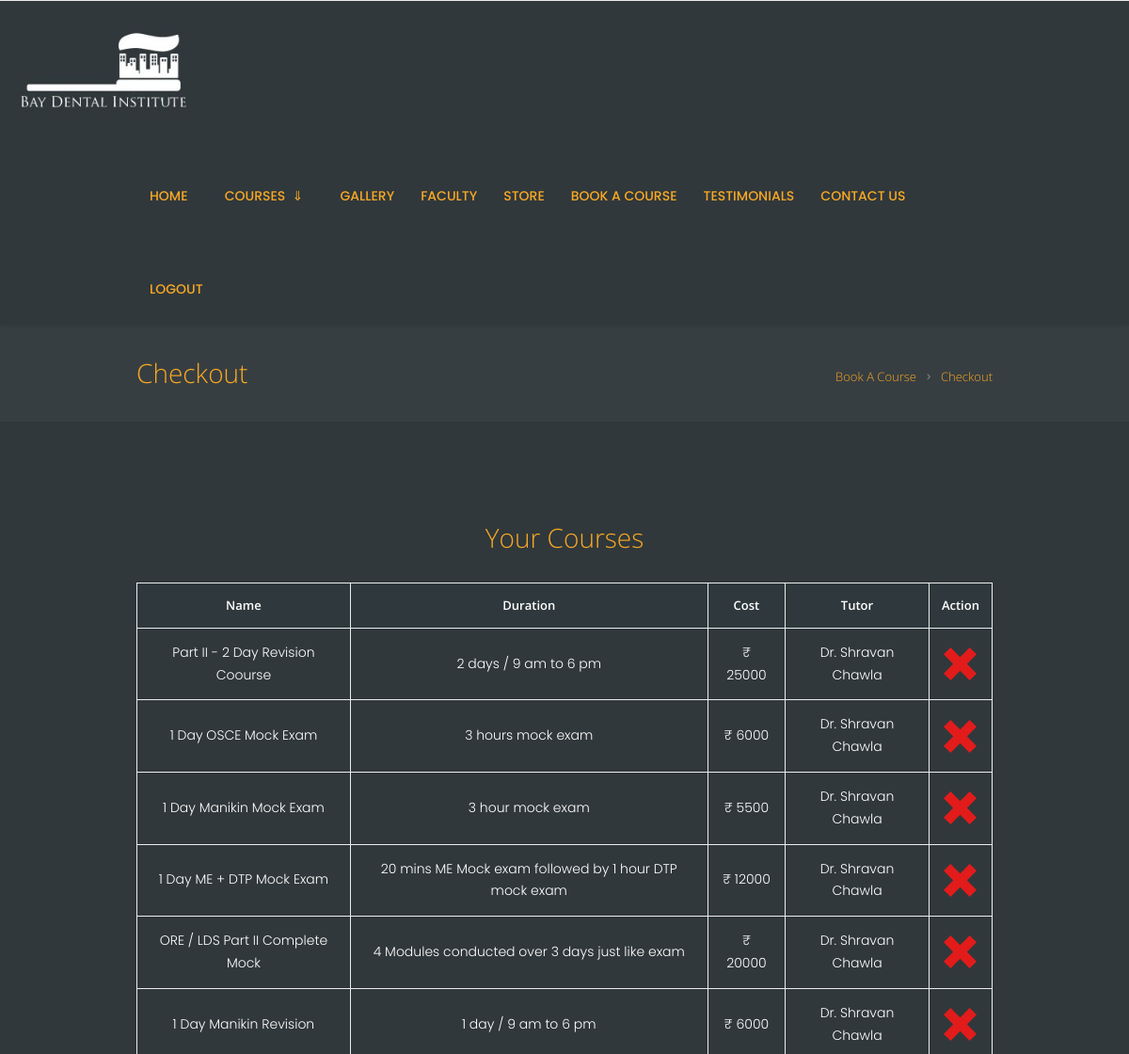
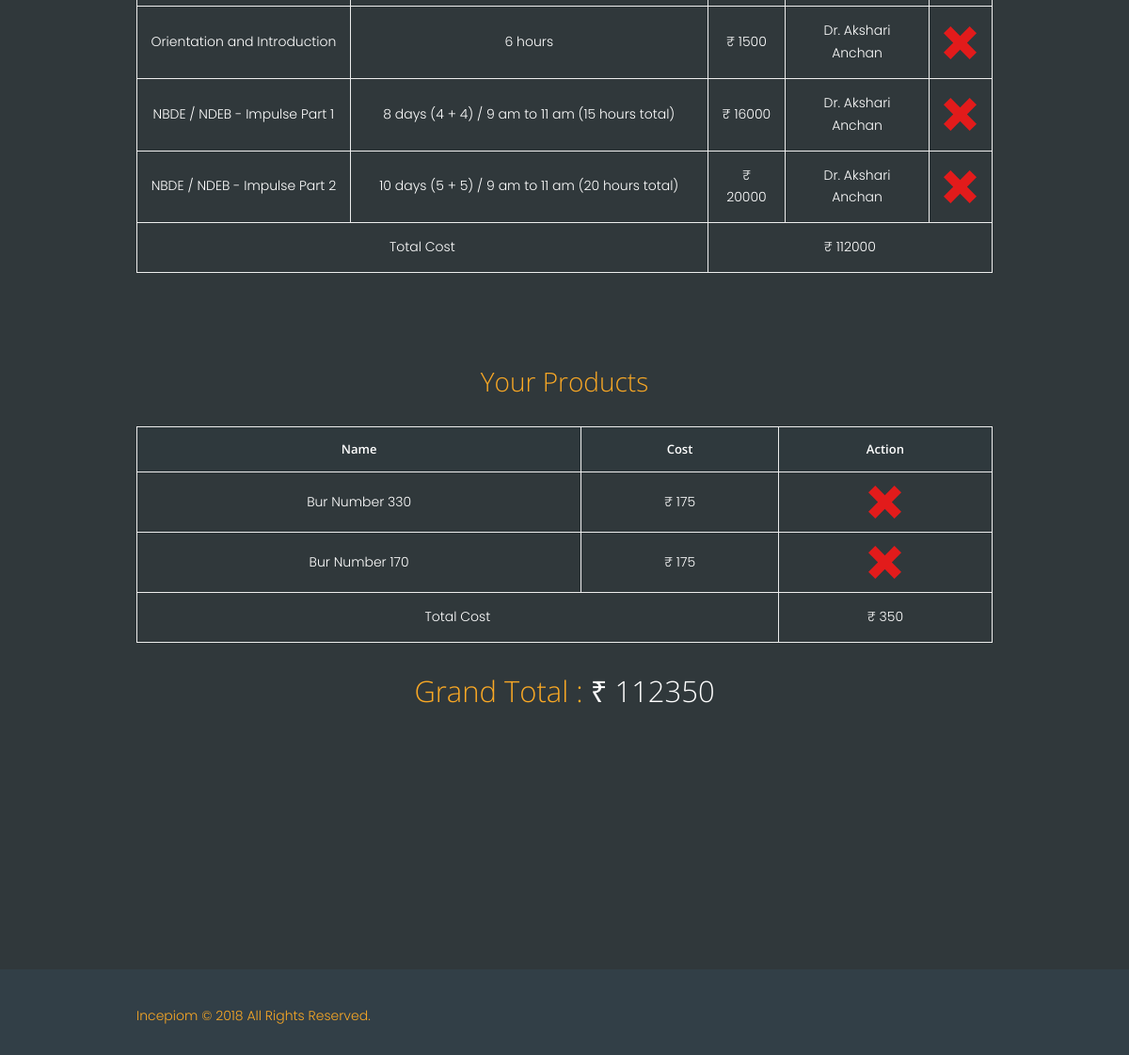
Page /checkout.php (signed in) on the earlier database version (2 pictures, top to bottom).
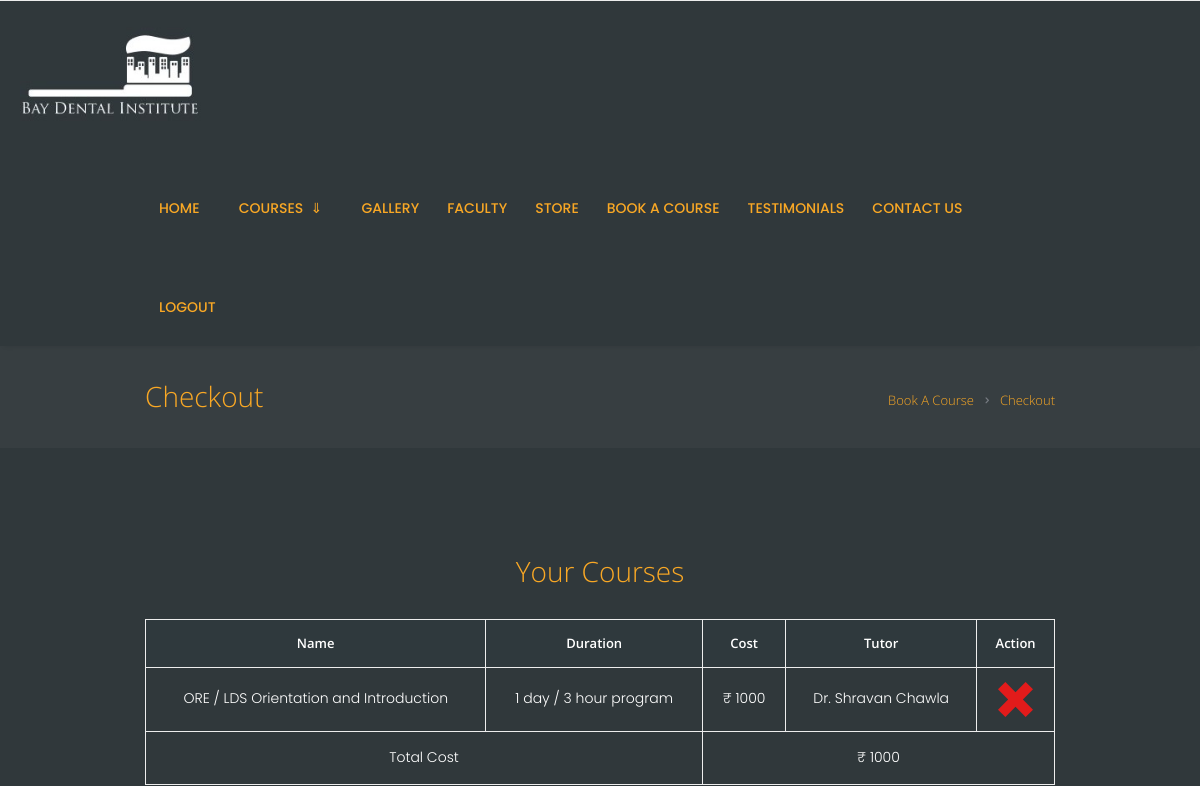
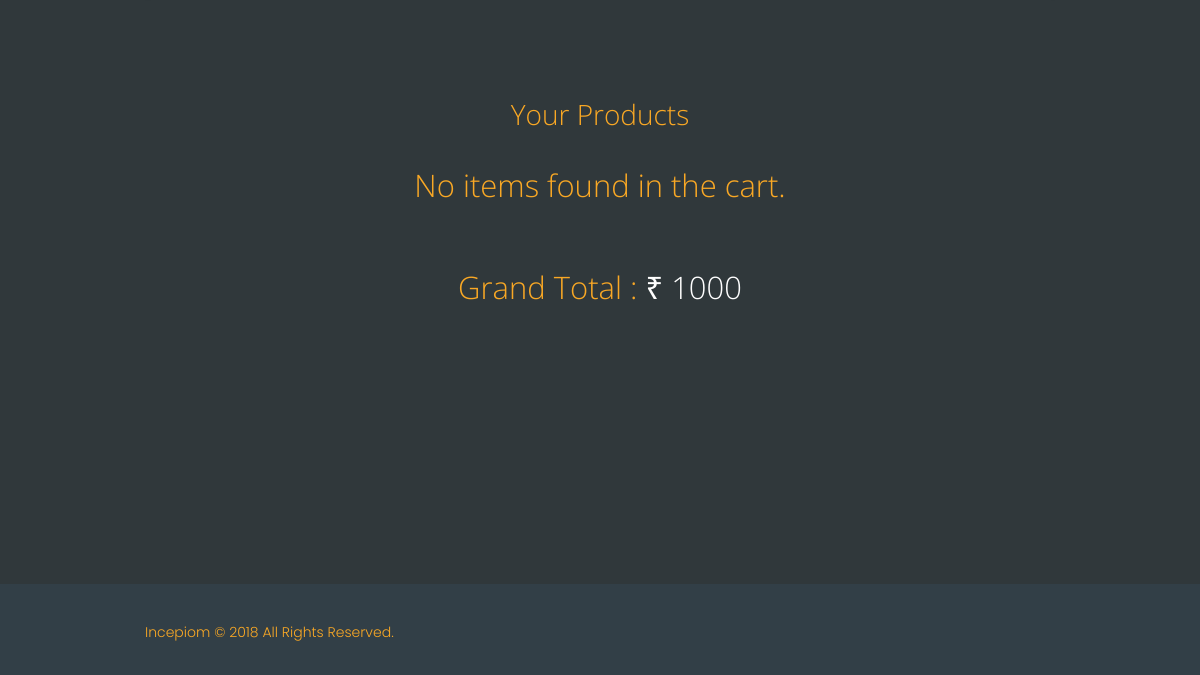
Same page on the later database version (2 pictures, top to bottom).
### tables this page shows
CREATE TABLE `courses` (
  `course_id` int(11) NOT NULL,
  `course_name` varchar(264) NOT NULL,
  `course_duration` varchar(264) NOT NULL,
  `course_cost` varchar(10) NOT NULL,
  `tutor` varchar(128) NOT NULL,
  `main_course` varchar(64) NOT NULL,
  `enrolled` int(11) NOT NULL,
  `maximum` int(11) NOT NULL
);

CREATE TABLE `store_products` (
  `id` int(11) NOT NULL,
  `product_name` varchar(256) NOT NULL,
  `product_price` int(11) NOT NULL
);

### checkout.php (the view, shortened to what the changed rows need)
<?php
    include "conn.php";
    $query = "SELECT courses.course_id, courses.course_name, courses.course_duration, courses.course_cost, courses.tutor FROM courses INNER JOIN cart ON courses.course_id = cart.course_id WHERE cart.username = '" . $_SESSION['username'] . "';";
    $result = mysqli_query($conn, $query);
	$grand_total = 0;
?>
<!DOCTYPE html>
<html lang="en-US" class="scheme_original">
<head>
    <link rel='stylesheet' href='css/animations.css' type='text/css' media='all' />
    <link rel='stylesheet' href='css/fontello/css/fontello.css' type='text/css' media='all' />
    <link rel='stylesheet' href='css/style.css' type='text/css' media='all' />
    <link rel='stylesheet' href='css/core.animation.css' type='text/css' media='all' />
    <link rel='stylesheet' href='css/shortcodes.css' type='text/css' media='all' />
    <link rel='stylesheet' href='css/plugin.tribe-events.css' type='text/css' media='all' />
    <link rel='stylesheet' href='css/skin.css' type='text/css' media='all' />
    <link rel='stylesheet' href='css/custom-style.css' type='text/css' media='all' />
    <link rel='stylesheet' href='css/responsive.css' type='text/css' media='all' />
    <link rel='stylesheet' href='css/skin.responsive.css' type='text/css' media='all' />
    <link rel='stylesheet' href='js/vendor/mediaelement/mediaelementplayer.min.css' type='text/css' media='all' />
    <link rel='stylesheet' href='js/vendor/mediaelement/mediaelement.min.css' type='text/css' media='all' />
    <link rel='stylesheet' href='js/vendor/comp/comp.min.css' type='text/css' media='all' />
    <link rel='stylesheet' href='css/custom.css' type='text/css' media='all' />
    <link rel='stylesheet' href='css/core.messages.css' type='text/css' media='all' />
    <link rel='stylesheet' href='js/vendor/swiper/swiper.min.css' type='text/css' media='all' />
</head>
<body id="home" class="indexp home page body_style_wide body_filled article_style_stretch scheme_original top_panel_show top_panel_above sidebar_hide sidebar_outer_hide vc_responsive">
<div class="body_wrap">
    <div class="page_wrap">
        <div class="top_panel_title top_panel_style_2 title_present breadcrumbs_present scheme_original dark-background">
            <div class="top_panel_title_inner top_panel_inner_style_2 title_present_inner breadcrumbs_present_inner">
                <div class="content_wrap">
                    <h1 class="page_title">Checkout</h1>
                </div>
            </div>
        </div>
        <div class="page_content_wrap page_paddings_yes dark-background">
            <div class="content_wrap">
                <div class="content">
                    <article class="post_item post_item_single page hentry">
                        <section class="post_content">
                        <div class="vc_row wpb_row vc_row-fluid">
                                <div class="wpb_column vc_column_container vc_col-sm-12">
                                    <div class="vc_column-inner scroll-bar">
                                        <div class="wpb_wrapper">
                                            <div class="sc_table">
                                            <?php
                                                if(mysqli_num_rows($result) > 0)    {
                                                    echo '<table>
                                                            <tbody>
                                                                <tr>
                                                                    <th>Name</th>
                                                                    <th>Duration</th>
                                                                    <th>Cost</th>
                                                                    <th>Tutor</th>
																	<th>Action</th>
                                                                </tr>';
                                                    $total_cost = 0;
                                                    while($row = mysqli_fetch_assoc($result))   {
                                                        echo '<tr id="1_' . $row['course_id'] . '" align="center">
                                                                <td>' . $row['course_name'] . '</td>
                                                                <td>' . $row['course_duration'] . '</td>
                                                                <td> &#x20b9; ' . $row['course_cost'] . '</td>
                                                                <td>' . $row['tutor'] . '</td>
																<td onclick="onDeleteClicked(\'1_' . $row['course_id'] . '\', ' . $row['course_cost'] . ')"><img height="35px" width="35px" src="images/delete.svg"/></td>
                                                            </tr>';
                                                        $total_cost += (int)$row['course_cost'];
                                                    }
													$grand_total += $total_cost;
                                                    echo '<tr align="center">
                                                            <td colspan="2">Total Cost</td>
                                                            <td colspan="3" id="total_cost_1">&#x20b9; ' . $total_cost . '</td>
                                                        </tr>
                                                        </tbody></table>';
                                                }
                                                else    {
                                                    echo '<h3 class="aligncenter">No items found in the cart.</h3>';
                                                }
                                                    ?>
                                                </div>
                                            </div>
                                        </div>
                                    </div>
                                </div>
								<?php
									$query = "SELECT store_products.id , store_products.product_name, store_products.product_price FROM store_products INNER JOIN store_cart ON store_products.id = store_cart.product_id WHERE store_cart.username = '" . $_SESSION['username'] . "';";
									$result = mysqli_query($conn, $query);
								?>
                                <div class="vc_row wpb_row vc_row-fluid">
                              		<div class="wpb_column vc_column_container vc_col-sm-12">
                              			<div class="vc_column-inner scroll-bar">
                              				<div class="wpb_wrapper">
												<div class="sc_table">
													<?php
		                                                if(mysqli_num_rows($result) > 0)    {
		                                                    echo '<table>
		                                                            <tbody>
		                                                                <tr>
		                                                                    <th>Name</th>
		                                                                    <th>Cost</th>
																			<th>Action</th>
		                                                                </tr>';
		                                                    $total_cost = 0;
		                                                    while($row = mysqli_fetch_assoc($result))   {
		                                                        echo '<tr id="2_' . $row['id'] . '" align="center">
		                                                                <td>' . $row['product_name'] . '</td>
		                                                                <td> &#x20b9; ' . $row['product_price'] . '</td>
																		<td onclick="onDeleteClicked(\'2_' . $row['id'] . '\', ' . $row['product_price'] . ')"><img height="35px" width="35px" src="images/delete.svg"/></td>
		                                                            </tr>';
		                                                        $total_cost += (int)$row['product_price'];
		                                                    }
															$grand_total += $total_cost;
		                                                    echo '<tr align="center">
		                                                            <td colspan="2">Total Cost</td>
		                                                            <td colspan="2" id="total_cost_2">&#x20b9; ' . $total_cost . '</td>
		                                                        </tr>
		                                                        </tbody></table>';
		                                                }
		                                                else    {
		                                                    echo '<h3 class="aligncenter">No items found in the cart.</h3>';
		                                                }
		                                                    ?>
												</div>
                              				</div>
                              			</div>
                              		</div>
                                </div>
								<h3 class="aligncenter">Grand Total : <span style="color: white" id="grand_total_cost">&#x20b9; <?= $grand_total ?></span></h3>
                        </section>
                    </article>
                </div>
            </div>
        </div>
    </div>
</div>
</body>
</html>

Differences in the rows shown:
no longer on this page (row edited): courses: course_name "Part II - 2 Day Revision Coourse", course_duration "2 days / 9 am to 6 pm", course_cost "25000", tutor "Dr. Shravan Chawla"
no longer on this page (row edited): courses: course_name "1 Day OSCE Mock Exam", course_duration "3 hours mock exam", course_cost "6000", tutor "Dr. Shravan Chawla"
no longer on this page (row edited): courses: course_name "1 Day Manikin Mock Exam", course_duration "3 hour mock exam", course_cost "5500", tutor "Dr. Shravan Chawla"
no longer on this page (row edited): courses: course_name "1 Day ME + DTP Mock Exam", course_duration "20 mins ME Mock exam followed by 1 hour DTP mock exam", course_cost "12000", tutor "Dr. Shravan Chawla"
no longer on this page (row edited): courses: course_name "ORE / LDS Part II Complete Mock", course_duration "4 Modules conducted over 3 days just like exam", course_cost "20000", tutor "Dr. Shravan Chawla"
no longer on this page (row edited): courses: course_name "1 Day Manikin Revision", course_duration "1 day / 9 am to 6 pm", course_cost "6000", tutor "Dr. Shravan Chawla"
no longer on this page (row edited): courses: course_name "Orientation and Introduction", course_duration "6 hours", course_cost "1500", tutor "Dr. Akshari Anchan"
no longer on this page (row edited): courses: course_name "NBDE / NDEB - Impulse Part 1", course_duration "8 days (4 + 4) / 9 am to 11 am (15 hours total)", course_cost "16000", tutor "Dr. Akshari Anchan"
no longer on this page (row edited): courses: course_name "NBDE / NDEB - Impulse Part 2", course_duration "10 days (5 + 5) / 9 am to 11 am (20 hours total)", course_cost "20000", tutor "Dr. Akshari Anchan"
no longer on this page (row unchanged): store_products: product_name "Bur Number 330", product_price "175"
no longer on this page (row unchanged): store_products: product_name "Bur Number 170", product_price "175"
now on this page (row edited): courses: course_name "ORE / LDS Orientation and Introduction", course_duration "1 day / 3 hour program", course_cost "1000", tutor "Dr. Shravan Chawla"
Other differences:
$total_cost: "112000" → "1000"
$grand_total: "112350" → "1000"
$total_cost: "350" → (not shown)
text no longer shown: "Name Cost Action Total Cost ₹"
text now shown: "No items found in the cart."
